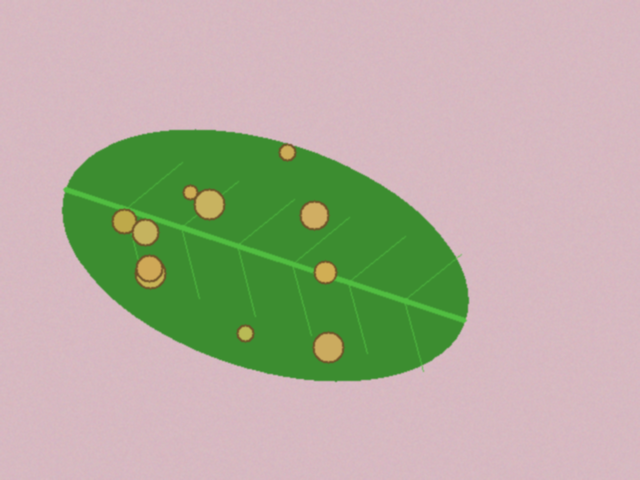
#> input picture data/sintetis/bersih/teh_041.png, 640 x 480 px, found by its file name
$ jupyter execute --allow-errors B2_citra_warna.ipynb   (shell and % lines are left out)
#> lines starting #> are read from the running program, lines starting #| are printed output that depends on the picture; after the words box and inside, x2 and y2 are one past the last pixel; in counts of white or black regions, pixels touching at a corner belong together
### src/utils_cv.py
"""utils_cv.py: fungsi bantu yang dipakai ulang sepanjang semester."""
import cv2
import numpy as np
import matplotlib.pyplot as plt

def baca(path):
    """Membaca citra dan langsung memberi pesan jelas bila gagal."""
    img = cv2.imread(path)
#> img is the input picture: shape (480, 640, 3); mean B, G, R 157.9, 174.4, 179
    if img is None:
        raise FileNotFoundError(f"Citra tidak ditemukan: {path}")
    return img

def tampil(daftar, judul, baris=1, ukuran=(14, 4)):
    """Menampilkan beberapa citra berdampingan. Citra 3 kanal dianggap BGR."""
    kolom = int(np.ceil(len(daftar) / baris))
    plt.figure(figsize=ukuran)
    for i, (im, jd) in enumerate(zip(daftar, judul)):
        plt.subplot(baris, kolom, i + 1)
        if im.ndim == 3:
            plt.imshow(cv2.cvtColor(im, cv2.COLOR_BGR2RGB))
        else:
            plt.imshow(im, cmap="gray", vmin=0, vmax=255)
        plt.title(jd)
        plt.axis("off")
    plt.tight_layout()

def kontras_bercak(kanal, mask_daun, mask_bercak):
    """KB = |rerata bercak - rerata daun sehat| / simpangan baku daun sehat.
    Makin besar KB, makin mudah bercak dipisahkan dari daun sehat."""
    k = kanal.astype(np.float64)
    sehat = (mask_daun > 0) & (mask_bercak == 0)
    bercak = mask_bercak > 0
    if bercak.sum() == 0:
        return float("nan")
    return abs(k[bercak].mean() - k[sehat].mean()) / (k[sehat].std() + 1e-6)

# [10 lines left out: function statistik, not called in this run]

### notebook/B2_citra_warna.ipynb
[cell 1]
from google.colab import drive
drive.mount('/content/drive')

[cell 2]
import sys
# Daftarkan folder src ke dalam sistem agar utils_cv terbaca
sys.path.append('/content/drive/MyDrive/simuteh-2330511092/src')

import cv2
import numpy as np
import matplotlib.pyplot as plt
from utils_cv import kontras_bercak, baca, tampil
nama = "teh_041.png" # kelas berat, kondisi normal
img = baca(f"drive/MyDrive/simuteh-2330511092/data/sintetis/citra/{nama}")
md = cv2.imread(f"drive/MyDrive/simuteh-2330511092/data/sintetis/mask_daun/{nama}", 0)
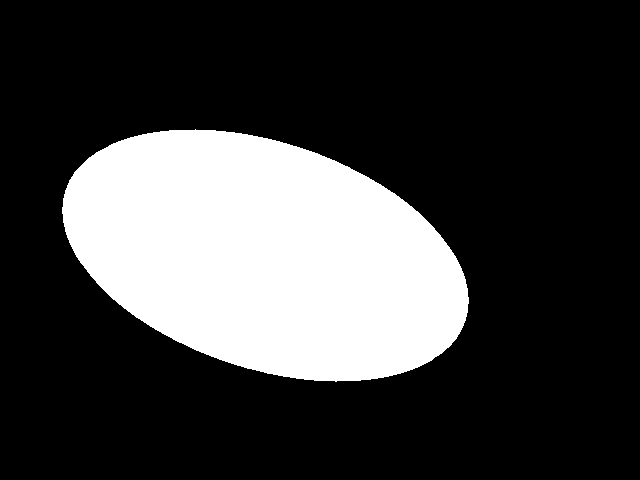
#> input picture data/sintetis/mask_daun/teh_041.png, 640 x 480 px, found by its file name
#> md: shape (480, 640); 24.4% white; 1 white region, box (x1, y1, x2, y2) and area: (62, 129, 469, 382) 74935
mb = cv2.imread(f"drive/MyDrive/simuteh-2330511092/data/sintetis/mask_bercak/{nama}", 0)
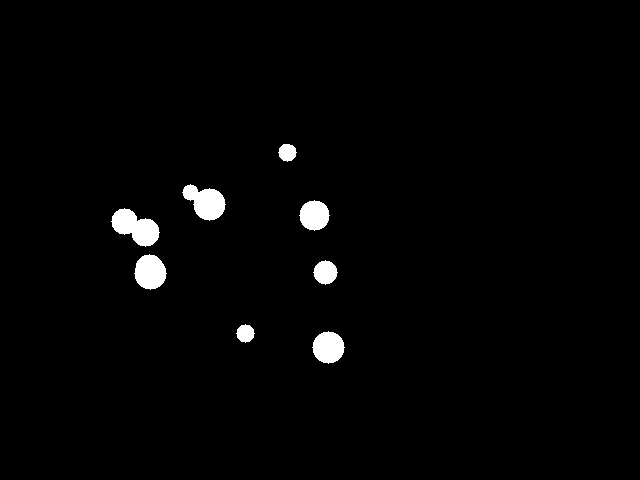
#> input picture data/sintetis/mask_bercak/teh_041.png, 640 x 480 px, found by its file name
#> mb: shape (480, 640); 1.8% white; 8 white regions, largest, box (x1, y1, x2, y2) and area: (111, 208, 160, 247) 1114, (182, 184, 226, 221) 987, (134, 254, 167, 290) 868
gray = cv2.cvtColor(img, cv2.COLOR_BGR2GRAY)
hsv = cv2.cvtColor(img, cv2.COLOR_BGR2HSV)
#> hsv: shape (480, 640, 3); mean H, S, V 142.6, 67.4, 197.4
b, g, r = cv2.split(img)
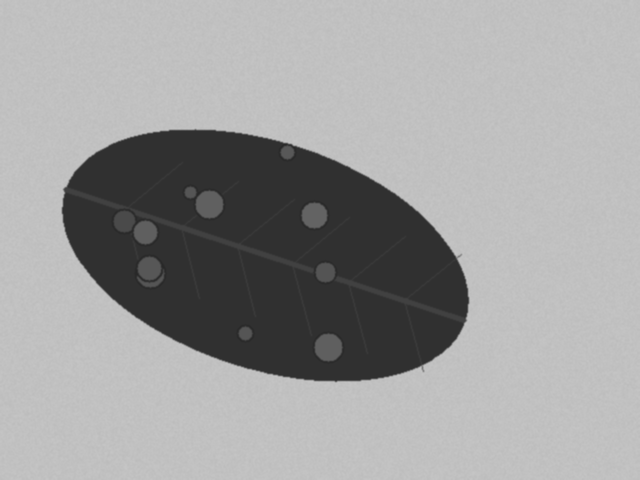
#> b: shape (480, 640); min 40, max 197, mean 157.9
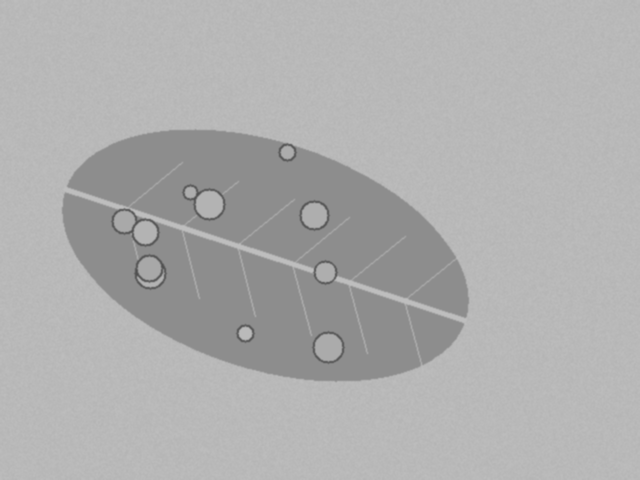
#> g: shape (480, 640); min 80, max 190, mean 174.4
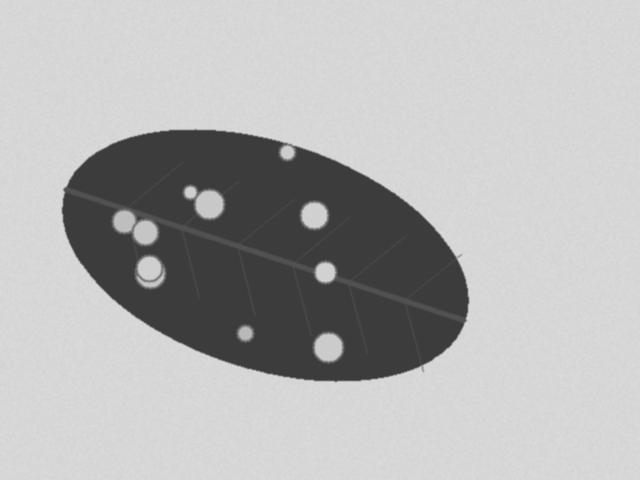
#> r: shape (480, 640); min 60, max 219, mean 179
h, s, v = cv2.split(hsv)
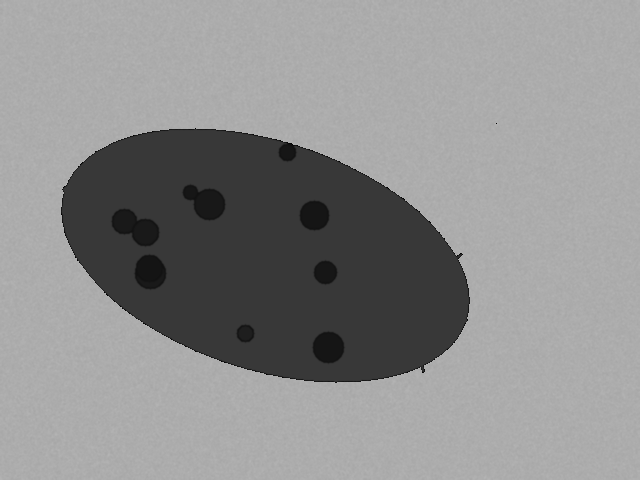
#> h: shape (480, 640); min 0, max 179, mean 142.6
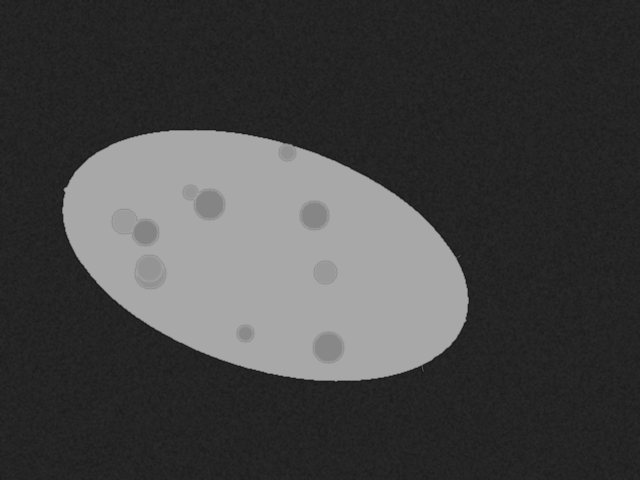
#> s: shape (480, 640); min 20, max 168, mean 67.4
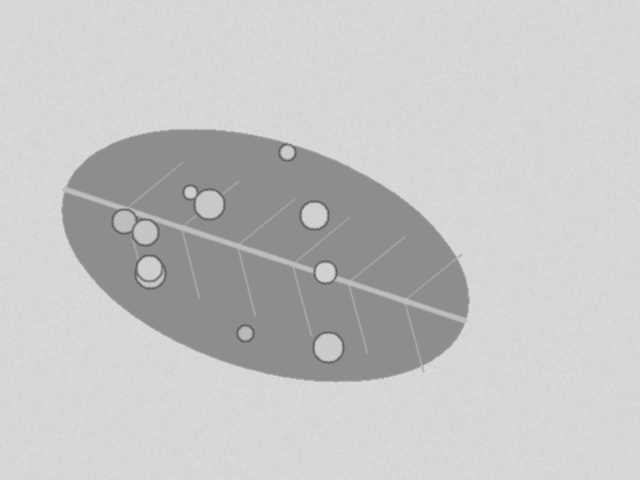
#> v: shape (480, 640); min 98, max 219, mean 197.4
kanal = {"B": b, "G": g, "R": r, "Gray": gray, "H": h, "S": s, "V": v}
tampil([img] + list(kanal.values()), ["Asli"] + list(kanal.keys()),
 baris=2, ukuran=(14, 6))
#> in tampil, `kolom = int(np.ceil(len(daftar) / baris))`: kolom = 4
#> the loop in tampil, `for i, (im, jd) in enumerate(zip(daftar, judul)):` made 8 passes
#> jd on passes 1 to 8: 'Asli', 'B', 'G', 'R', 'Gray', 'H', 'S', 'V'
for nm, c in kanal.items():
 print(f"KB kanal {nm:4s}: {kontras_bercak(c, md, mb):.2f}")
#> this loop made 7 passes
#| KB kanal B   : 5.16
#| KB kanal G   : 0.85
#| KB kanal R   : 18.53
#| KB kanal Gray: 6.21
#| KB kanal H   : 44.26
#| KB kanal S   : 3.36
#| KB kanal V   : 3.84
#> pass 1, in kontras_bercak, `sehat = (mask_daun > 0) & (mask_bercak == 0)`:
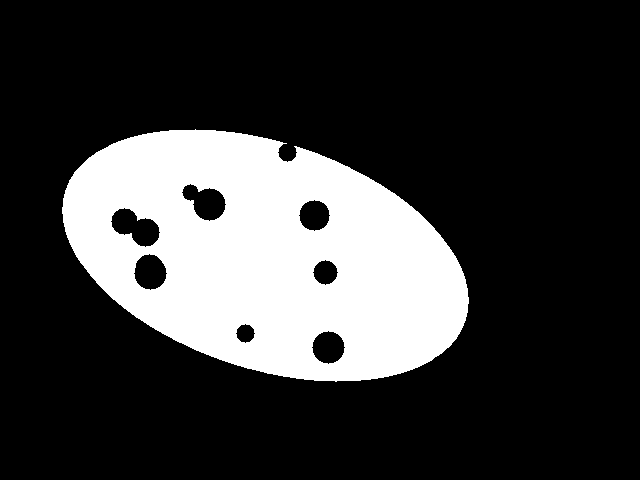
#> sehat: shape (480, 640) bool; 22.6% white; 1 white region, box (x1, y1, x2, y2) and area: (62, 129, 469, 382) 69516
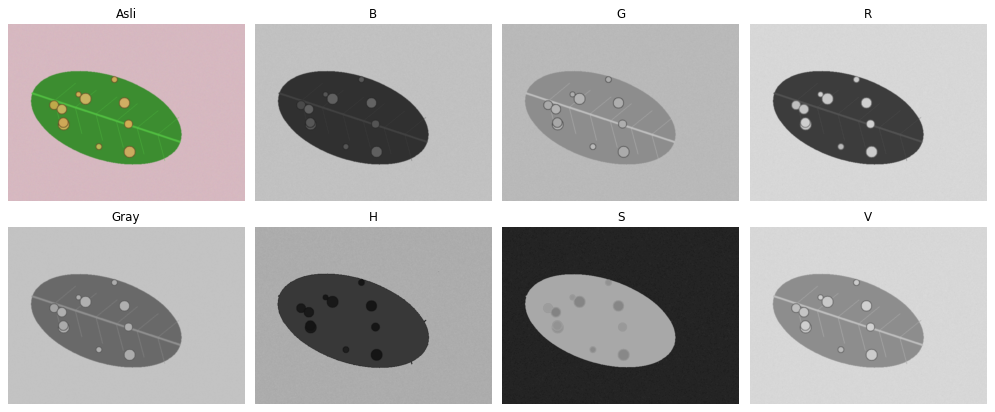
#> figure drawn by matplotlib, 8 panels
